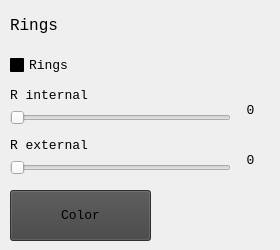
    <widget class="QWidget" name="tab_9">
     <attribute name="title">
      <string/>
     </attribute>
     <widget class="QCheckBox" name="checkBox_4">
      <property name="geometry">
       <rect>
        <x>10</x>
        <y>50</y>
        <width>131</width>
        <height>31</height>
       </rect>
      </property>
      <property name="palette">
       <palette>
        <active>
         <colorrole role="Button">
          <brush brushstyle="SolidPattern">
           <color alpha="255">
            <red>0</red>
            <green>0</green>
            <blue>0</blue>
           </color>
          </brush>
         </colorrole>
         <colorrole role="Base">
          <brush brushstyle="SolidPattern">
           <color alpha="255">
            <red>0</red>
            <green>0</green>
            <blue>0</blue>
           </color>
          </brush>
         </colorrole>
         <colorrole role="Window">
          <brush brushstyle="SolidPattern">
           <color alpha="255">
            <red>0</red>
            <green>0</green>
            <blue>0</blue>
           </color>
          </brush>
         </colorrole>
        </active>
        <inactive>
         <colorrole role="Button">
          <brush brushstyle="SolidPattern">
           <color alpha="255">
            <red>0</red>
            <green>0</green>
            <blue>0</blue>
           </color>
          </brush>
         </colorrole>
         <colorrole role="Base">
          <brush brushstyle="SolidPattern">
           <color alpha="255">
            <red>0</red>
            <green>0</green>
            <blue>0</blue>
           </color>
          </brush>
         </colorrole>
         <colorrole role="Window">
          <brush brushstyle="SolidPattern">
           <color alpha="255">
            <red>0</red>
            <green>0</green>
            <blue>0</blue>
           </color>
          </brush>
         </colorrole>
        </inactive>
        <disabled>
         <colorrole role="Button">
          <brush brushstyle="SolidPattern">
           <color alpha="255">
            <red>0</red>
            <green>0</green>
            <blue>0</blue>
           </color>
          </brush>
         </colorrole>
         <colorrole role="Base">
          <brush brushstyle="SolidPattern">
           <color alpha="255">
            <red>0</red>
            <green>0</green>
            <blue>0</blue>
           </color>
          </brush>
         </colorrole>
         <colorrole role="Window">
          <brush brushstyle="SolidPattern">
           <color alpha="255">
            <red>0</red>
            <green>0</green>
            <blue>0</blue>
           </color>
          </brush>
         </colorrole>
        </disabled>
       </palette>
      </property>
      <property name="font">
       <font>
        <family>Consolas</family>
        <pointsize>10</pointsize>
       </font>
      </property>
      <property name="text">
       <string>Rings</string>
      </property>
     </widget>
     <widget class="QLabel" name="label_31">
      <property name="geometry">
       <rect>
        <x>10</x>
        <y>80</y>
        <width>171</width>
        <height>31</height>
       </rect>
      </property>
      <property name="palette">
       <palette>
        <active>
         <colorrole role="Button">
          <brush brushstyle="SolidPattern">
           <color alpha="255">
            <red>0</red>
            <green>0</green>
            <blue>0</blue>
           </color>
          </brush>
         </colorrole>
         <colorrole role="Base">
          <brush brushstyle="SolidPattern">
           <color alpha="255">
            <red>0</red>
            <green>0</green>
            <blue>0</blue>
           </color>
          </brush>
         </colorrole>
         <colorrole role="Window">
          <brush brushstyle="SolidPattern">
           <color alpha="255">
            <red>0</red>
            <green>0</green>
            <blue>0</blue>
           </color>
          </brush>
         </colorrole>
        </active>
        <inactive>
         <colorrole role="Button">
          <brush brushstyle="SolidPattern">
           <color alpha="255">
            <red>0</red>
            <green>0</green>
            <blue>0</blue>
           </color>
          </brush>
         </colorrole>
         <colorrole role="Base">
          <brush brushstyle="SolidPattern">
           <color alpha="255">
            <red>0</red>
            <green>0</green>
            <blue>0</blue>
           </color>
          </brush>
         </colorrole>
         <colorrole role="Window">
          <brush brushstyle="SolidPattern">
           <color alpha="255">
            <red>0</red>
            <green>0</green>
            <blue>0</blue>
           </color>
          </brush>
         </colorrole>
        </inactive>
        <disabled>
         <colorrole role="Button">
          <brush brushstyle="SolidPattern">
           <color alpha="255">
            <red>0</red>
            <green>0</green>
            <blue>0</blue>
           </color>
          </brush>
         </colorrole>
         <colorrole role="Base">
          <brush brushstyle="SolidPattern">
           <color alpha="255">
            <red>0</red>
            <green>0</green>
            <blue>0</blue>
           </color>
          </brush>
         </colorrole>
         <colorrole role="Window">
          <brush brushstyle="SolidPattern">
           <color alpha="255">
            <red>0</red>
            <green>0</green>
            <blue>0</blue>
           </color>
          </brush>
         </colorrole>
        </disabled>
       </palette>
      </property>
      <property name="font">
       <font>
        <family>Consolas</family>
        <pointsize>10</pointsize>
       </font>
      </property>
      <property name="text">
       <string>R internal</string>
      </property>
     </widget>
     <widget class="QSlider" name="horizontalSlider_12">
      <property name="geometry">
       <rect>
        <x>10</x>
        <y>110</y>
        <width>221</width>
        <height>16</height>
       </rect>
      </property>
      <property name="minimum">
       <number>1</number>
      </property>
      <property name="maximum">
       <number>5</number>
      </property>
      <property name="orientation">
       <enum>Qt::Horizontal</enum>
      </property>
      <property name="invertedAppearance">
       <bool>false</bool>
      </property>
      <property name="invertedControls">
       <bool>false</bool>
      </property>
     </widget>
     <widget class="QLabel" name="label_36">
      <property name="geometry">
       <rect>
        <x>10</x>
        <y>130</y>
        <width>171</width>
        <height>31</height>
       </rect>
      </property>
      <property name="palette">
       <palette>
        <active>
         <colorrole role="Button">
          <brush brushstyle="SolidPattern">
           <color alpha="255">
            <red>0</red>
            <green>0</green>
            <blue>0</blue>
           </color>
          </brush>
         </colorrole>
         <colorrole role="Base">
          <brush brushstyle="SolidPattern">
           <color alpha="255">
            <red>0</red>
            <green>0</green>
            <blue>0</blue>
           </color>
          </brush>
         </colorrole>
         <colorrole role="Window">
          <brush brushstyle="SolidPattern">
           <color alpha="255">
            <red>0</red>
            <green>0</green>
            <blue>0</blue>
           </color>
          </brush>
         </colorrole>
        </active>
        <inactive>
         <colorrole role="Button">
          <brush brushstyle="SolidPattern">
           <color alpha="255">
            <red>0</red>
            <green>0</green>
            <blue>0</blue>
           </color>
          </brush>
         </colorrole>
         <colorrole role="Base">
          <brush brushstyle="SolidPattern">
           <color alpha="255">
            <red>0</red>
            <green>0</green>
            <blue>0</blue>
           </color>
          </brush>
         </colorrole>
         <colorrole role="Window">
          <brush brushstyle="SolidPattern">
           <color alpha="255">
            <red>0</red>
            <green>0</green>
            <blue>0</blue>
           </color>
          </brush>
         </colorrole>
        </inactive>
        <disabled>
         <colorrole role="Button">
          <brush brushstyle="SolidPattern">
           <color alpha="255">
            <red>0</red>
            <green>0</green>
            <blue>0</blue>
           </color>
          </brush>
         </colorrole>
         <colorrole role="Base">
          <brush brushstyle="SolidPattern">
           <color alpha="255">
            <red>0</red>
            <green>0</green>
            <blue>0</blue>
           </color>
          </brush>
         </colorrole>
         <colorrole role="Window">
          <brush brushstyle="SolidPattern">
           <color alpha="255">
            <red>0</red>
            <green>0</green>
            <blue>0</blue>
           </color>
          </brush>
         </colorrole>
        </disabled>
       </palette>
      </property>
      <property name="font">
       <font>
        <family>Consolas</family>
        <pointsize>10</pointsize>
       </font>
      </property>
      <property name="text">
       <string>R external</string>
      </property>
     </widget>
     <widget class="QSlider" name="horizontalSlider_14">
      <property name="geometry">
       <rect>
        <x>10</x>
        <y>160</y>
        <width>221</width>
        <height>16</height>
       </rect>
      </property>
      <property name="minimum">
       <number>1</number>
      </property>
      <property name="maximum">
       <number>5</number>
      </property>
      <property name="orientation">
       <enum>Qt::Horizontal</enum>
      </property>
      <property name="invertedAppearance">
       <bool>false</bool>
      </property>
      <property name="invertedControls">
       <bool>false</bool>
      </property>
     </widget>
     <widget class="QPushButton" name="pushButton_35">
      <property name="geometry">
       <rect>
        <x>10</x>
        <y>190</y>
        <width>141</width>
        <height>51</height>
       </rect>
      </property>
      <property name="font">
       <font>
        <family>Consolas</family>
        <pointsize>10</pointsize>
       </font>
      </property>
      <property name="styleSheet">
       <string notr="true">QPushButton{background-color: rgb(66,66,66);}</string>
      </property>
      <property name="text">
       <string>Color</string>
      </property>
     </widget>
     <widget class="QLabel" name="label_38">
      <property name="geometry">
       <rect>
        <x>230</x>
        <y>100</y>
        <width>41</width>
        <height>21</height>
       </rect>
      </property>
      <property name="palette">
       <palette>
        <active>
         <colorrole role="Button">
          <brush brushstyle="SolidPattern">
           <color alpha="255">
            <red>0</red>
            <green>0</green>
            <blue>0</blue>
           </color>
          </brush>
         </colorrole>
         <colorrole role="Base">
          <brush brushstyle="SolidPattern">
           <color alpha="255">
            <red>0</red>
            <green>0</green>
            <blue>0</blue>
           </color>
          </brush>
         </colorrole>
         <colorrole role="Window">
          <brush brushstyle="SolidPattern">
           <color alpha="255">
            <red>0</red>
            <green>0</green>
            <blue>0</blue>
           </color>
          </brush>
         </colorrole>
        </active>
        <inactive>
         <colorrole role="Button">
          <brush brushstyle="SolidPattern">
           <color alpha="255">
            <red>0</red>
            <green>0</green>
            <blue>0</blue>
           </color>
          </brush>
         </colorrole>
         <colorrole role="Base">
          <brush brushstyle="SolidPattern">
           <color alpha="255">
            <red>0</red>
            <green>0</green>
            <blue>0</blue>
           </color>
          </brush>
         </colorrole>
         <colorrole role="Window">
          <brush brushstyle="SolidPattern">
           <color alpha="255">
            <red>0</red>
            <green>0</green>
            <blue>0</blue>
           </color>
          </brush>
         </colorrole>
        </inactive>
        <disabled>
         <colorrole role="Button">
          <brush brushstyle="SolidPattern">
           <color alpha="255">
            <red>0</red>
            <green>0</green>
            <blue>0</blue>
           </color>
          </brush>
         </colorrole>
         <colorrole role="Base">
          <brush brushstyle="SolidPattern">
           <color alpha="255">
            <red>0</red>
            <green>0</green>
            <blue>0</blue>
           </color>
          </brush>
         </colorrole>
         <colorrole role="Window">
          <brush brushstyle="SolidPattern">
           <color alpha="255">
            <red>0</red>
            <green>0</green>
            <blue>0</blue>
           </color>
          </brush>
         </colorrole>
        </disabled>
       </palette>
      </property>
      <property name="font">
       <font>
        <family>Consolas</family>
        <pointsize>10</pointsize>
       </font>
      </property>
      <property name="text">
       <string notr="true">0</string>
      </property>
      <property name="alignment">
       <set>Qt::AlignCenter</set>
      </property>
     </widget>
     <widget class="QLabel" name="label_37">
      <property name="geometry">
       <rect>
        <x>230</x>
        <y>150</y>
        <width>41</width>
        <height>21</height>
       </rect>
      </property>
      <property name="palette">
       <palette>
        <active>
         <colorrole role="Button">
          <brush brushstyle="SolidPattern">
           <color alpha="255">
            <red>0</red>
            <green>0</green>
            <blue>0</blue>
           </color>
          </brush>
         </colorrole>
         <colorrole role="Base">
          <brush brushstyle="SolidPattern">
           <color alpha="255">
            <red>0</red>
            <green>0</green>
            <blue>0</blue>
           </color>
          </brush>
         </colorrole>
         <colorrole role="Window">
          <brush brushstyle="SolidPattern">
           <color alpha="255">
            <red>0</red>
            <green>0</green>
            <blue>0</blue>
           </color>
          </brush>
         </colorrole>
        </active>
        <inactive>
         <colorrole role="Button">
          <brush brushstyle="SolidPattern">
           <color alpha="255">
            <red>0</red>
            <green>0</green>
            <blue>0</blue>
           </color>
          </brush>
         </colorrole>
         <colorrole role="Base">
          <brush brushstyle="SolidPattern">
           <color alpha="255">
            <red>0</red>
            <green>0</green>
            <blue>0</blue>
           </color>
          </brush>
         </colorrole>
         <colorrole role="Window">
          <brush brushstyle="SolidPattern">
           <color alpha="255">
            <red>0</red>
            <green>0</green>
            <blue>0</blue>
           </color>
          </brush>
         </colorrole>
        </inactive>
        <disabled>
         <colorrole role="Button">
          <brush brushstyle="SolidPattern">
           <color alpha="255">
            <red>0</red>
            <green>0</green>
            <blue>0</blue>
           </color>
          </brush>
         </colorrole>
         <colorrole role="Base">
          <brush brushstyle="SolidPattern">
           <color alpha="255">
            <red>0</red>
            <green>0</green>
            <blue>0</blue>
           </color>
          </brush>
         </colorrole>
         <colorrole role="Window">
          <brush brushstyle="SolidPattern">
           <color alpha="255">
            <red>0</red>
            <green>0</green>
            <blue>0</blue>
           </color>
          </brush>
         </colorrole>
        </disabled>
       </palette>
      </property>
      <property name="font">
       <font>
        <family>Consolas</family>
        <pointsize>10</pointsize>
       </font>
      </property>
      <property name="text">
       <string notr="true">0</string>
      </property>
      <property name="alignment">
       <set>Qt::AlignCenter</set>
      </property>
     </widget>
     <widget class="QLabel" name="label_42">
      <property name="geometry">
       <rect>
        <x>10</x>
        <y>10</y>
        <width>210</width>
        <height>30</height>
       </rect>
      </property>
      <property name="font">
       <font>
        <family>Consolas</family>
        <pointsize>12</pointsize>
        <kerning>true</kerning>
       </font>
      </property>
      <property name="text">
       <string>Rings</string>
      </property>
     </widget>
    </widget>
